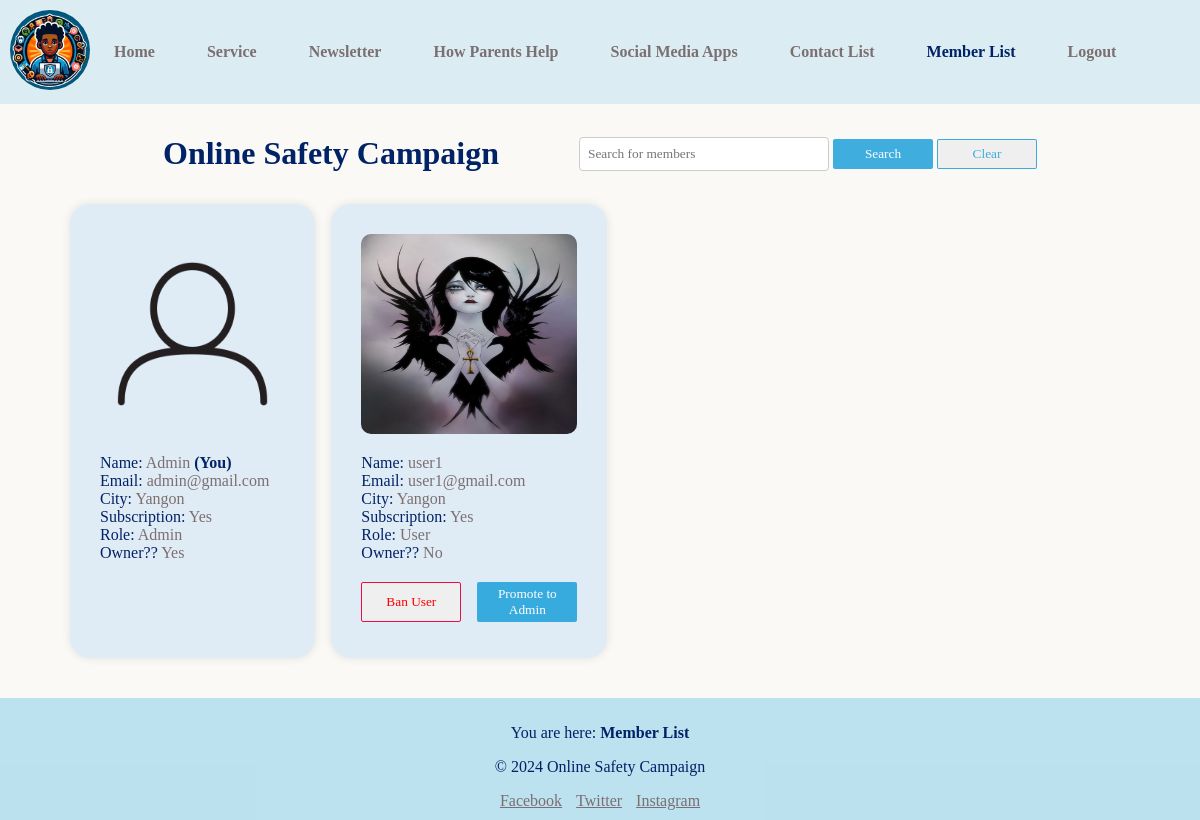
Before: /social-media-campaign/member-list.php (signed in) with the older database file.
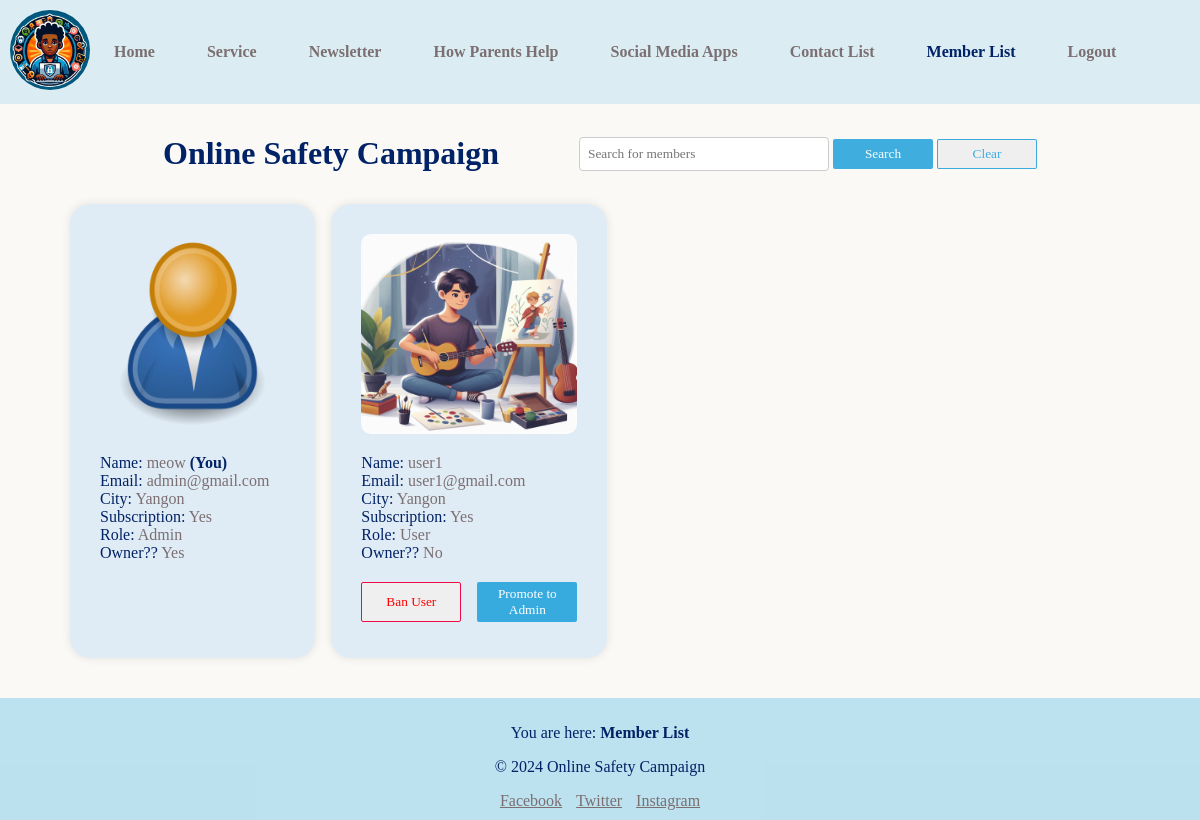
After: the same page with the newer database file.
### tables this page shows
CREATE TABLE `members` (
  `id` varchar(10) NOT NULL,
  `name` varchar(50) NOT NULL,
  `profile` varchar(500) NOT NULL,
  `email` varchar(200) NOT NULL,
  `password` varchar(500) NOT NULL,
  `city` varchar(200) NOT NULL,
  `subscription` int(11) NOT NULL DEFAULT 0,
  `role` int(11) NOT NULL DEFAULT 0,
  `owner` int(1) NOT NULL DEFAULT 0,
  `created_at` timestamp NOT NULL DEFAULT current_timestamp()
);

### social-media-campaign/Model/Member.php (called while the page is built, shortened)
<?php
require_once('DataBase.php');
class Member
{
    private $db;
    private $table = "members";
    public function __construct()
    {
        $this->db = DataBase::getInstance();
    }
    protected function index (string $search = '') : Array | Object
    {
        $sql = "SELECT * FROM $this->table WHERE (name LIKE :condition OR email LIKE :condition) AND (name != '' OR email != '')";
        $condition = $search ? "%$search%" : '%'. '' . '%';
        $statement = $this->db->pdo->prepare($sql);
        $statement->bindParam(":condition", $condition);
        $statement->execute();
        $members = $statement->fetchAll(PDO::FETCH_OBJ);
        return $members;
    }
}

### social-media-campaign/Model/DataBase.php (called while the page is built, shortened)
<?php
class DataBase
{
    protected static $instance;
    public function __construct()
    {
        try {
            $this->pdo=new PDO("mysql:dbname=social_media_campaign;host=localhost","root","");
        } catch (PDOException $exception) {
            echo $exception->getMessage();
        }
    }
    public static function getInstance() : DataBase
    {
        if (!self::$instance) {
            self::$instance = new self();
        }
        return self::$instance;
    }
}

### social-media-campaign/Controller/MemberController.php (called while the page is built, shortened)
<?php
require_once('Model/Member.php');
class MemberController extends Member
{
    public function searchOrGetAllMembers(string $search = ''): array
    {
        $data = $this->index($search);
        return $data;
    }
}

### social-media-campaign/member-list.php (the view, shortened to what this page needs)
<!DOCTYPE html>
<?php
$currentPage = "admin_member_list";
require_once("Controller/MemberController.php");
$memberController = new MemberController();
if (isset($_POST['btnSearch'])) :
  $members = $memberController->searchOrGetAllMembers($_POST['search']);
else :
  $members = $memberController->searchOrGetAllMembers();
endif;
?>
<html lang="en">
<head>
  <link rel="stylesheet" href="./styles/style.css">
  <link rel="stylesheet" href="./styles/member-list.css">
</head>
<body>
  <?php include_once("layouts/nav.php"); ?>
  <header class="flex justify-center items-center px-70px gap-5rem">
    <h1>Online Safety Campaign</h1>
    <div>
      <form action="" method="POST">
        <input type="text" name="search" placeholder="Search for members" value="<?= isset($_POST['btnSearch']) ? $_POST['search'] : "" ?>">
        <button type="submit" name="btnSearch" class="bgBlueButton cursor-pointer">Search</button>
        <button type="button" name="btnSearch" class="bgWhiteButton cursor-pointer">
          <a href="member-list.php" class="text-decoration-none cursor-pointer">Clear</a>
        </button>
      </form>
    </div>
  </header>
  <main id="admin_social_media_apps" class="px-70px">
    <section class="cardContainer">
      <?php if (count($members) < 1) : ?>
        <h2>
          <?= (isset($_POST['btnSearch']) and $_POST['search'] != '') ? "Cannot find anything on " . $_POST['search'] . "." : "No members has registered our website" ?>
        </h2>
        <?php
      else :
        foreach ($members as $item) : ?>
          <div class="card shadow">
            <div class="row justify-center items-center gap-1rem">
              <?php if (isset($item->profile) and $item->profile != '') : ?>
                <img src="<?= "images/$item->profile" ?>" alt="" width="100%" height="200px" class="rounded-10px">
              <?php else : ?>
                <img src="assets/default-profile.png" alt="" width="100%" height="200px" class="rounded-10px">
              <?php endif; ?>
            </div>
            <div class="links">
              <p><span>Name: </span><?= $item->name ?> <?= ($_SESSION['user']->id === $item->id) ? '<span style="font-weight: bold;">(You)</span>' : '' ?></p>
              <p><span>Email: </span><?= $item->email ?></p>
              <p><span>City: </span><?= $item->city ?></p>
              <p><span>Subscription: </span><?= !!$item->subscription ? "Yes" : "No" ?></p>
              <p><span>Role: </span><?= !!$item->role ? "Admin" : "User" ?></p>
              <p><span>Owner?? </span><?= !!$item->owner ? "Yes" : "No" ?></p>
            </div>
            <?php if ($_SESSION['user']->id !== $item->id and $item->owner !== 1) : ?>
              <div class="buttons flex justify-start gap-1rem">
                <?php if($item->role !== 1) : ?>
                <button class="bgWhiteButton cursor-pointer btnBanUser text-red" data-id="<?= $item->id ?>" data-name="<?= $item->name ?>">
                  Ban User
                </button>
                <?php endif; ?>
                <?php if ($item->role === 1) : ?>
                  <button class="bgWhiteButton cursor-pointer font-bold btnRemoveFromAdmin" data-id="<?= $item->id ?>" data-name="<?= $item->name ?>">
                    Remove from Admins
                  </button>
                <?php else : ?>
                  <button class="bgBlueButton cursor-pointer btnPromoteToAdmin" data-id="<?= $item->id ?>" data-name="<?= $item->name ?>">
                    Promote to Admin
                  </button>
                <?php endif; ?>
              </div>
            <?php endif; ?>
          </div>
      <?php endforeach;
      endif;
      ?>
    </section>
  </main>
  <?php include_once("layouts/footer.php") ?>
</body>
</html>

### social-media-campaign/layouts/nav.php (shortened to what this page needs)
<?php if (isset($_SESSION['user']) and $_SESSION['user']->role == 1) : ?>
    <nav>
        <div>
            <img src="assets/logo.jpg" alt="" width="80px" height="80px" class="rounded-full">
        </div>
        <ul>
            <li class="link"><a href="./admin-home.php" class="cursor-pointer <?= $currentPage == 'admin_home' ? 'navBarActive' : '' ?>">Home</a></li>
            <li class="link"><a href="./service-setup.php" class="cursor-pointer <?= $currentPage == 'admin_service_setup' ? 'navBarActive' : '' ?>">Service</a></li>
            <li class="link"><a href="./newsletter-setup.php" class="cursor-pointer <?= $currentPage == 'admin_newsletter_setup' ? 'navBarActive' : '' ?>">Newsletter</a></li>
            <li class="link"><a href="./how-parent-help-setup.php" class="cursor-pointer <?= $currentPage == 'admin_how_parent_help_setup' ? 'navBarActive' : '' ?>">How Parents Help</a></li>
            <li class="link"><a href="./social-media-app-setup.php" class="cursor-pointer <?= $currentPage == 'admin_social_media_app_setup' ? 'navBarActive' : '' ?>">Social Media Apps</a></li>
            <li class="link"><a href="./contact-list.php" class="cursor-pointer <?= $currentPage == 'admin_contact_list' ? 'navBarActive' : '' ?>">Contact List</a></li>
            <li class="link"><a href="./member-list.php" class="cursor-pointer <?= $currentPage == 'admin_member_list' ? 'navBarActive' : '' ?>">Member List</a></li>
            <li class="link cursor-pointer"><a class="cursor-pointer" href="./logout.php">Logout</a></li>
        </ul>
    </nav>
<?php endif; ?>

### social-media-campaign/layouts/footer.php
<?php
function getHere(string $currentPage) : string
{
    if ($currentPage == "guest_home") : return "Home";
    elseif ($currentPage == "guest_information") : return "Information";
    elseif ($currentPage == "guest_legislation") : return "Legislation";
    elseif($currentPage == "login") : return "Login";
    elseif($currentPage == "admin_home") : return "Home";
    elseif($currentPage == "admin_service_setup") : return "Service Setup";
    elseif($currentPage == "admin_social_media_app_setup") : return "Social Media Apps Setup";
    elseif($currentPage == "admin_newsletter_setup") : return "News Letter Setup";
    elseif($currentPage == "admin_how_parent_help_setup") : return "How Parent Help Setup";
    elseif($currentPage == "admin_member_list") : return "Member List";
    elseif($currentPage == "admin_contact_list") : return "Contact List";
    elseif($currentPage == "admin_profile") : return "Profile";
    elseif($currentPage == "user_home") : return "Home";
    elseif($currentPage == "user_contact") : return "Contact";
    elseif($currentPage == "user_parent_help") : return "How Parents Can Help";
    elseif($currentPage == "user_newsletter") : return "Newsletters";
    elseif($currentPage == "user_service") : return "Services";
    elseif($currentPage == "user_legislation") : return "Legislation";
    elseif($currentPage == "user_information") : return "Information";
    elseif($currentPage == "user_livestreaming") : return "Livestreaming";
    elseif($currentPage == "user_profile") : return "Your Profile";
    elseif($currentPage == "user_social_media_app") : return "Popular Social Media Applications";
    else : return "Page identifier error";
    endif;
}
?>
<footer>
    <p>You are here: <span style="font-weight: 900;"><?= getHere($currentPage) ?></span></p>
    <div class="footer-content">
        <p>&copy; 2024 Online Safety Campaign</p>
        <a href="#">Facebook</a>
        <a href="#" style="margin-left: 10px">Twitter</a>
        <a href="#" style="margin-left: 10px">Instagram</a>
    </div>
</footer>

### social-media-campaign/styles/member-list.css (style rules this page uses)
.btnBanUser { border: 1px solid var(--primary-red) !important; }
#admin_social_media_apps { display: flex; justify-content: space-between; flex-wrap: wrap; gap: 5%; }
header input { padding: 8px; border: 1px solid #ccc; border-radius: 4px; width: 250px; }
header button { width: 100px; height: 30px; cursor: pointer; }
.cardContainer { width: 100%; display: grid; grid-template-columns: 1fr 1fr 1fr 1fr; gap: 1rem; }
.card { background-color: var(--primary-light-blue-25-opa30); padding: 30px; border-radius: 20px; grid-column: span 1; }
.card .links { margin-top: 20px; }
.card .links p { color: var(--gray-2); margin: 0 !important; }
.card .buttons { margin-top: 20px; }
.card .bgBlueButton, .card .bgWhiteButton { width: 100px; height: 40px; cursor: pointer; }

### social-media-campaign/styles/utilities/variable.css (style rules this page uses)
:root { --background-color: #faf9f6; --secondary-background-color: rgba(0, 150, 215, 0.25); --text-primary-dark-blue: #002266; --text-primary-dark-blue-75: rgba(0, 34, 102, 0.75); --text-primary-dark-blue-50: rgba(0, 34, 102, 0.5); --text-primary-dark-blue-25: rgba(0, 34, 102, 0.25); --text-primary-light-blue: #0096d7; --text-primary-light-blue-25: rgba(0, 150, 215, 0.25); --primary-light-blue: rgba(0, 150, 215); --primary-light-blue-75: rgba(0, 150, 215, 0.75); --primary-light-blue-50: rgba(0, 150, 215, 0.5); --primary-light-blue-50-opa50: #e3f2fb; --primary-light-blue-25: rgba(0, 150, 215, 0.25); --primary-light-blue-25-opa80: #cceaf7; --primary-light-blue-25-opa50: #dbedf2; --primary-light-blue-25-opa30: #e0ecf5; --primary-light-blue-25-opa20: #edf3f4; --gray-1: #dbdcde; --gray-2: #7b6f72; --gray-2-opa20: #e1dddc; --gray-2-50: rgba(123, 111, 114, 0.5); --gray-2-25: rgba(123, 111, 114, 0.25); --primary-light-blue: rgba(0, 150, 215, 1); --primary-red: #f10c45; }
* { cursor: url(../../assets/cursor.png), auto; color: var(--text-primary-dark-blue); font-family: Poppins; box-sizing: border-box; scroll-behavior: smooth; }
body { font-family: "Arial", sans-serif; margin: 0; padding: 0; background-color: var(--background-color); overflow: auto; scrollbar-width: none; }
html { overflow: auto; scrollbar-width: none; }

### social-media-campaign/styles/utilities/general.css (style rules this page uses)
header { text-align: center; padding: 10px; }
nav { box-sizing: border-box; width: 100%; display: flex; justify-content: space-between; align-items: center; padding: 10px; background-color: var(--primary-light-blue-25-opa50); }
nav ul { list-style: none; padding: 16px; margin: 0; flex: 1; }
nav li, nav li a { transition: 200ms; text-decoration: none; white-space: nowrap; font-weight: 700; }
nav li a { display: flex; align-items: center; height: 100%; width: 100%; color: var(--gray-2); }
.navBarActive { color: var(--text-primary-dark-blue) !important; }
nav li { padding-right: 36px; }
nav li::before { content: ""; width: 0; height: 0; border-left: 5px solid transparent; border-right: 5px solid transparent; border-top: 5px solid #ffa500; position: absolute; right: 8px; top: 50%; transform: translateY(-50%); }
nav .link::before { padding-right: 0; display: none; }
nav > ul { display: flex; height: var(--menu-height); align-items: center; }
nav > ul li { position: relative; margin: 0 8px; cursor: pointer; }
main { min-height: 56.8dvh; }
footer { background-color: var(--primary-light-blue-25); text-align: center; padding: 10px; margin-top: 40px; }
.footer-content { flex: 1; }
.footer-content a { color: var(--gray-2); }
.bgBlueButton { background-color: var(--primary-light-blue-75); color: white; border-radius: 2px; outline: none; border: none; }
.bgWhiteButton { border: 1px solid var(--primary-light-blue-75) !important; color: var(--primary-light-blue-75); border-radius: 2px; }
.bgWhiteButton * { color: var(--primary-light-blue-75); }
.cursor-pointer { cursor: url(../../assets/pointer.png), pointer !important; }

### social-media-campaign/styles/utilities/padding.css (style rules this page uses)
.px-70px { padding-left: 70px; padding-right: 70px; }

### social-media-campaign/styles/utilities/text.css (style rules this page uses)
.text-red { color: red !important; }
.text-decoration-none { text-decoration: none !important; }

### social-media-campaign/styles/utilities/box.css (style rules this page uses)
.rounded-full { border-radius: 99999999px; }
.rounded-10px { border-radius: 10px; }
.shadow { box-shadow: 0 0 10px rgba(0, 0, 0, 0.1); }

### social-media-campaign/styles/utilities/flex.css (style rules this page uses)
.flex { display: flex; }
.row { display: flex; }
.justify-center { justify-content: center; }
.justify-start { justify-content: flex-start; }
.items-center { align-items: center; }

### social-media-campaign/styles/utilities/gap.css (style rules this page uses)
.gap-5rem { gap: 5rem; }
.gap-1rem { gap: 1rem; }

Changed rows visible on the page:
removed members: name "Admin", shows "(You)", email "admin@gmail.com", city "Yangon", subscription "Yes", role "Admin", owner "Yes"
added members: profile (picture), name "meow", shows "(You)", email "admin@gmail.com", city "Yangon", subscription "Yes", role "Admin", owner "Yes"
changed members "user1": profile: a different picture
